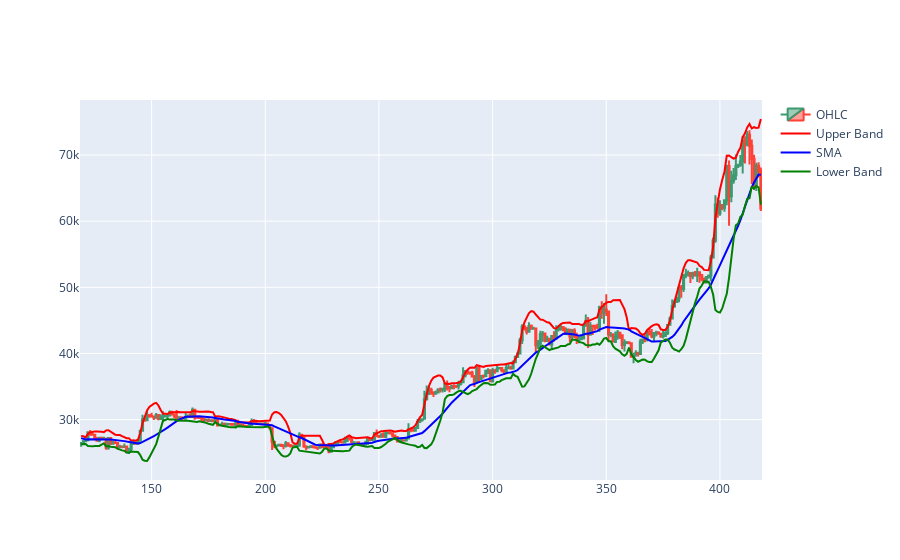

Here is the notebook cell this chart was saved with:
### Code cell
dfpl = df[100:400]

fig = go.Figure(
    data = [
        go.Candlestick(
            x = dfpl.index,
            open = dfpl.Open,
            high = dfpl.High,
            low = dfpl.Low,
            close = dfpl.Close,
            name = 'OHLC'
        )
    ]
)

fig.add_trace(
    go.Scatter(
        x = dfpl.index,
        y = dfpl['BBU_10_2.0_2.0'],
        mode = 'lines',
        line = dict(color='red'),
        name = 'Upper Band'
    )
)


fig.add_trace(
    go.Scatter(
        x = dfpl.index,
        y = dfpl['SMA'],
        mode = 'lines',
        line = dict(color='blue'),
        name = 'SMA'
    )
)

fig.add_trace(
    go.Scatter(
        x = dfpl.index,
        y = dfpl['BBL_10_2.0_2.0'],
        mode = 'lines',
        line = dict(color='green'),
        name = 'Lower Band'
    )
)

fig.update_layout(xaxis_rangeslider_visible=False)
fig.show()

### Figure 1 — Plotly figure (JSON) as saved in the notebook; plotly's stock layout.template omitted (floating-point values rounded to 4 significant figures; data arrays with more than 128 entries replaced by an {"elided": "..."} marker saying what was removed)
{"data": [{"close": {"elided": "300 float values"}, "high": {"elided": "300 float values"}, "low": {"elided": "300 float values"}, "name": "OHLC", "open": {"elided": "300 float values"}, "type": "candlestick", "x": {"elided": "300 int values"}}, {"line": {"color": "red"}, "mode": "lines", "name": "Upper Band", "type": "scatter", "x": {"elided": "300 int values"}, "y": {"elided": "300 float values"}}, {"line": {"color": "blue"}, "mode": "lines", "name": "SMA", "type": "scatter", "x": {"elided": "300 int values"}, "y": {"elided": "300 float values"}}, {"line": {"color": "green"}, "mode": "lines", "name": "Lower Band", "type": "scatter", "x": {"elided": "300 int values"}, "y": {"elided": "300 float values"}}], "layout": {"xaxis": {"rangeslider": {"visible": false}}}}
